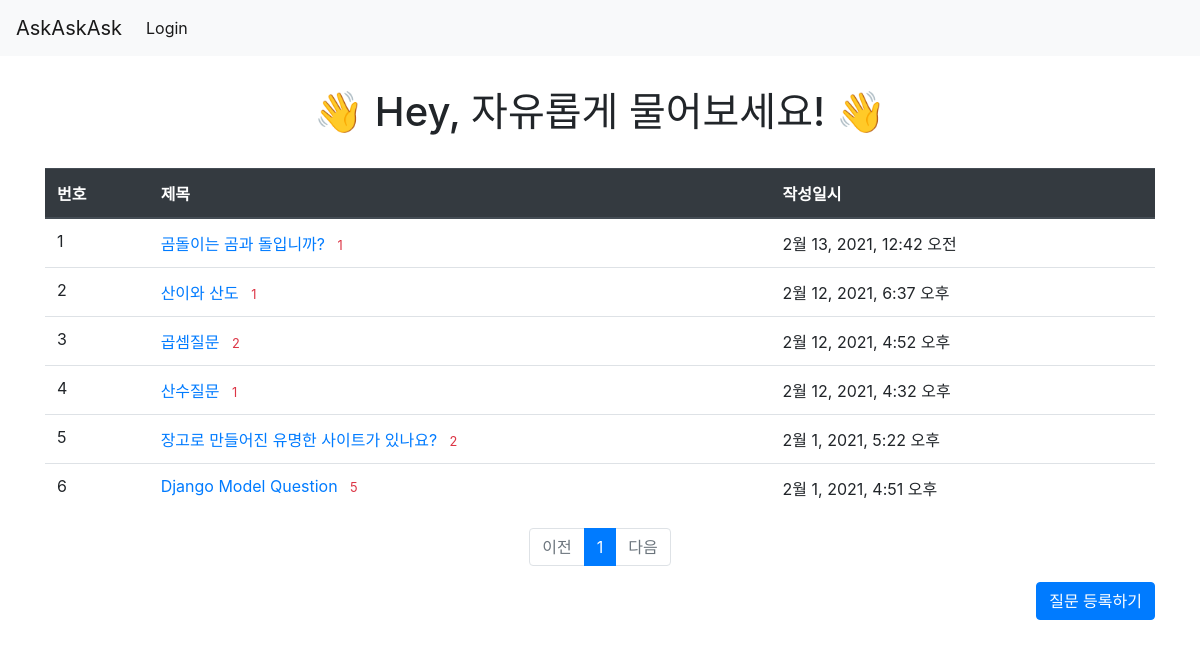
Before: /pybo/ with the older database file.
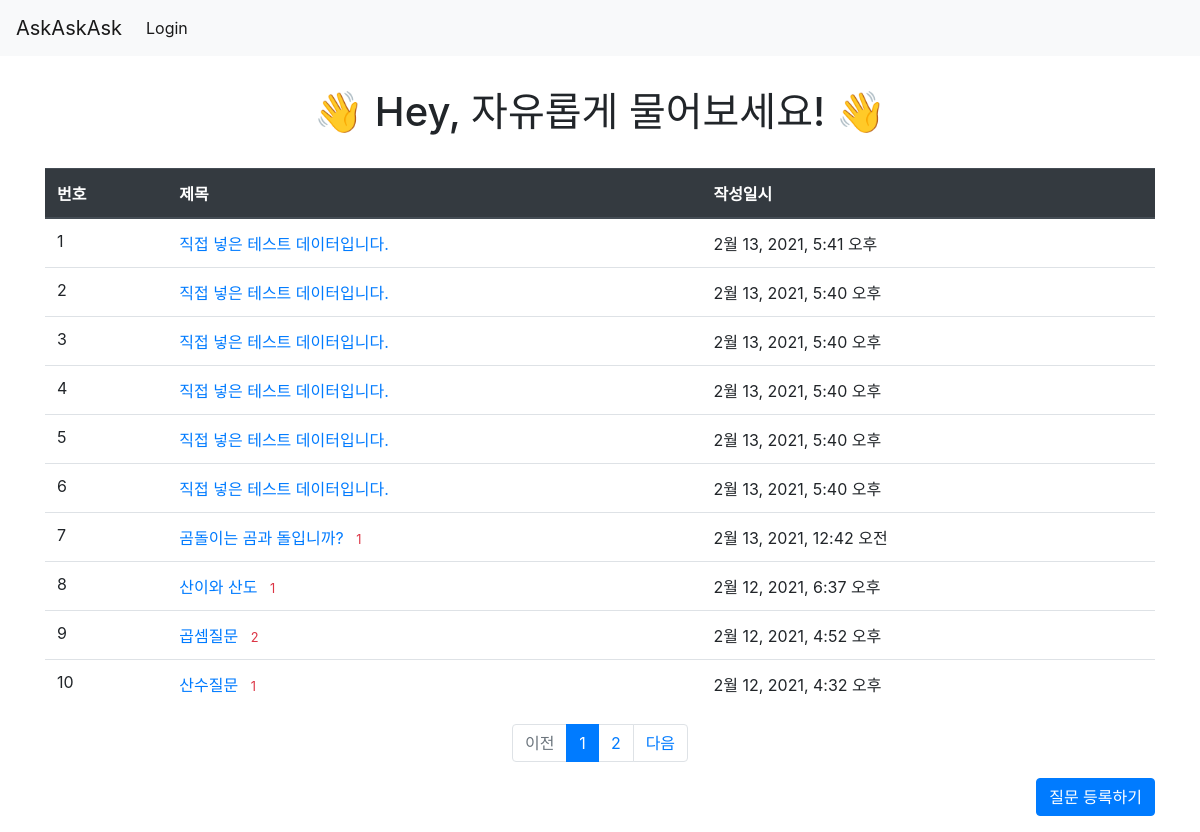
After: the same page with the newer database file.
### pybo/models.py (models this page shows, shortened)
class Question(models.Model):
    subject = models.CharField(max_length=200)
    content = models.TextField()
    create_date = models.DateTimeField(auto_now=False, auto_now_add=False)

### pybo/views.py (the view)
# urls.py: path("", views.index, name="index"),
def index(request):
    page = request.GET.get("page", "1")
    question_list = Question.objects.order_by("-create_date")
    paginator = Paginator(question_list, 10)
    page_obj = paginator.get_page(page)
    context = {"question_list": page_obj}
    return render(request, "pybo/question_list.html", context)

### templates/pybo/question_list.html
{% extends 'base.html' %} {% block content %} {% load static %}
<link
  rel="stylesheet"
  type="text/css"
  href="{% static 'bootstrap.min.css' %}"
/>
<link rel="stylesheet" type="text/css" href="{% static 'style.css' %}" />
<h1> 👋 Hey, 자유롭게 물어보세요! 👋  </h1>
<div class="container my-3">
  <table class="table">
    <thead>
      <tr class="thead-dark">
        <th>번호</th>
        <th>제목</th>
        <th>작성일시</th>
      </tr>
    </thead>
    <tbody>
      {% if question_list %} {% for question in question_list%}
      <tr>
        <td>{{forloop.counter}}</td>
        <td>
          <a href="{% url 'pybo:detail' question.id %}">{{question.subject}}</a>
          {% if question.answer_set.count > 0 %}
          <span class="text-danger small ml-2">{{ question.answer_set.count }}</span>
          {% endif%}
        </td>
        <td>{{question.create_date}}</td>
      </tr>
      {% endfor %} {% else %}
      <tr>
        <td colspan="3">질문이 없습니다.</td>
      </tr>
      {% endif %}
    </tbody>
  </table>
  <ul class="pagination justify-content-center">
    {% if question_list.has_previous %}
    <li class="page-item">
        <a class="page-link" href="?page={{ question_list.previous_page_number }}">이전</a>
    </li>
    {% else %}
    <li class="page-item disabled">
        <a class="page-link" tabindex="-1" aria-disabled="true" href="#">이전</a>
    </li>
    {% endif %}
    {% for page_number in question_list.paginator.page_range %}
      {% if page_number >= question_list.number|add:-5 and page_number <= question_list.number|add:5 %}
        {% if page_number == question_list.number %}
        <li class="page-item active" aria-current="page">
            <a class="page-link" href="?page={{ page_number }}">{{ page_number }}</a>
        </li>
        {% else %}
        <li class="page-item">
            <a class="page-link" href="?page={{ page_number }}">{{ page_number }}</a>
        </li>
        {% endif %}
      {% endif %}
    {% endfor %}
    {% if question_list.has_next %}
    <li class="page-item">
        <a class="page-link" href="?page={{ question_list.next_page_number }}">다음</a>
    </li>
    {% else %}
    <li class="page-item disabled">
        <a class="page-link" tabindex="-1" aria-disabled="true" href="#">다음</a>
    </li>
    {% endif %}
  </ul>
  <div class="d-flex justify-content-end">
    <a href="{% url 'pybo:question_create' %}" class="btn btn-primary"
      >질문 등록하기</a
    >
  </div>
</div>
{%endblock%}

### templates/base.html (shortened to what this page needs)
{% load static %}
<html lang="ko">
  <head>
    <link rel="stylesheet" type="text/css" href="{% static 'style.css' %}" />
  </head>
  <body>
    {% include "navbar.html" %} {%block content%} {% endblock %}
  </body>
</html>

### templates/navbar.html (shortened to what this page needs)
<nav class="navbar navbar-expand-lg navbar-light bg-light">
  <a class="navbar-brand" href="{% url 'pybo:index' %}">AskAskAsk</a>
  <div class="collapse navbar-collapse" id="navbarNav">
    <ul class="navbar-nav">
      <li class="nav-item active">
        <a class="nav-link" href="#"
          >Login <span class="sr-only">(current)</span></a
        >
      </li>
    </ul>
  </div>
</nav>

### static/style.css (style rules this page uses)
html { background-color: white; color: black; font-family: 'Noto Sans'; }
h1 { text-align: center; margin-top: 2rem; margin-bottom: 2rem; }
body { margin-top:0; }

Changed rows visible on the page:
no longer on this page (row unchanged): Question: subject "장고로 만들어진 유명한 사이트가 있나요?", answer_set.count "2", create_date "2월 1, 2021, 5:22 오후"
no longer on this page (row unchanged): Question: subject "Django Model Question", answer_set.count "5", create_date "2월 1, 2021, 4:51 오후"
added Question: subject "직접 넣은 테스트 데이터입니다.", create_date "2월 13, 2021, 5:41 오후"
added Question: subject "직접 넣은 테스트 데이터입니다.", create_date "2월 13, 2021, 5:40 오후"
added Question: subject "직접 넣은 테스트 데이터입니다.", create_date "2월 13, 2021, 5:40 오후"
added Question: subject "직접 넣은 테스트 데이터입니다.", create_date "2월 13, 2021, 5:40 오후"
added Question: subject "직접 넣은 테스트 데이터입니다.", create_date "2월 13, 2021, 5:40 오후"
added Question: subject "직접 넣은 테스트 데이터입니다.", create_date "2월 13, 2021, 5:40 오후"
Other visible differences:
new list line: "2"
